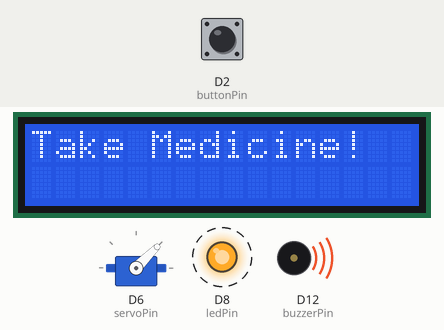
Simulated run of this sketch. Board: Arduino Uno R4 WiFi. On the bench: servo, 16×2 character LCD, output pins drawn as LEDs (lit = HIGH), buzzer (waves = sounding). Dashed ring = blinking. Inputs (shaded band) come from the test bench; at power-on: D2 (buttonPin) HIGH. The local clock reads 2024-03-15 10:24:30 at power-on unless the sketch sets it.

Above: at 12.9 s.
13.0 s: D2 (buttonPin) pulled LOW for 0.8 s
At 13.5 s:
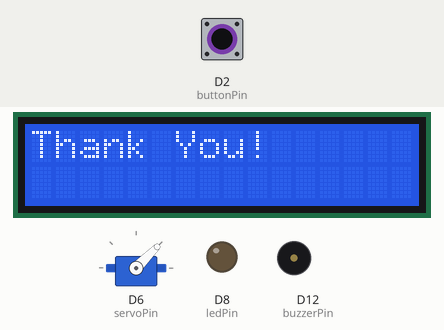
22.4 s: D2 (buttonPin) pulled LOW for 0.8 s
At 25.4 s:
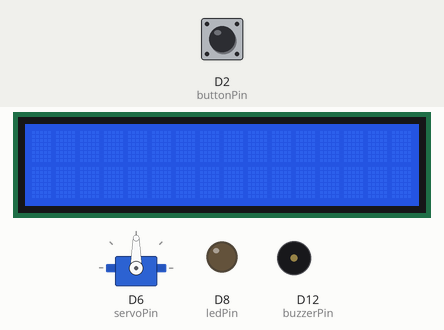
31.9 s: D2 (buttonPin) pulled LOW for 3.2 s
At 36.8 s:
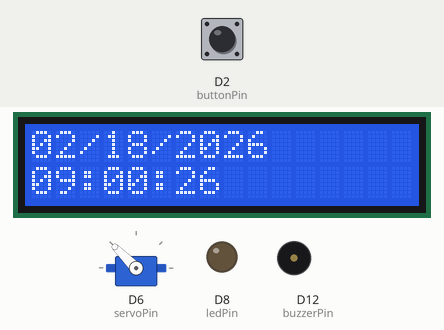
41.9 s: D2 (buttonPin) pulled LOW for 0.8 s
At 43.0 s:
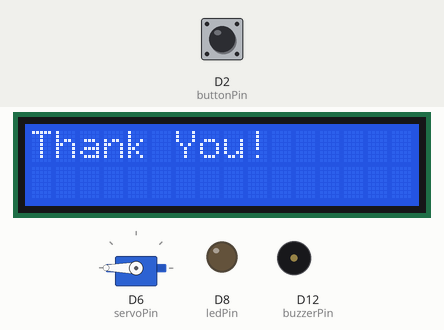
47.5 s: D2 (buttonPin) driven LOW
At 59.7 s:
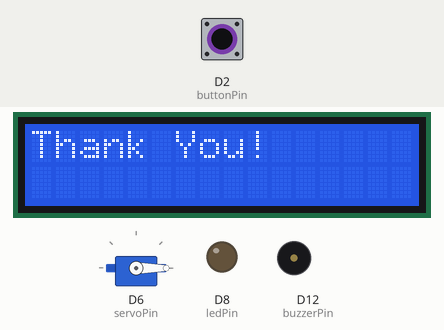
Timing chart, 0 to 61.2 s (numbered marks = the images above; inputs shaded):
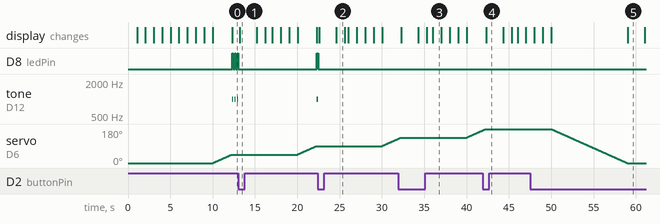

Measured:
- after the input at 13.0 s, servo on D6 (servoPin): moves from 45° to 90° over 2.2 s, starting after 7.0 s; the display: changes after 0.21 s (image 1)
- after the input at 22.4 s, D8 (ledPin): goes on until 22.4 s, then stays LOW; tone on D12 (buzzerPin): goes on until 22.4 s, then stays silent; servo on D6 (servoPin): moves from 90° to 128° over 1.9 s, starting after 7.6 s; the display: first changes after 0.21 s (image 2 shows a later state)
- after the input at 31.9 s, D8 (ledPin): stops changing and stays LOW; tone on D12 (buzzerPin): stops changing and stays silent; the display: first changes after 0.40 s (image 3 shows a later state)
- after the input at 41.9 s, D8 (ledPin): stops changing and stays LOW; tone on D12 (buzzerPin): stops changing and stays silent; the display: changes after 0.41 s (image 4)
- after the input at 47.5 s, D8 (ledPin): stops changing and stays LOW; tone on D12 (buzzerPin): stops changing and stays silent; the display: first differs from a run without the input after 11.6 s (image 5)
- what the display in image 2 shows lasts 1.0 s, from 24.6 s to 25.6 s

The sketch:

Final.ino
```cpp
#include <Wire.h>
#include <LiquidCrystal_I2C.h>
#include <Servo.h>
#include "RTC.h"

LiquidCrystal_I2C lcd(0x27, 16, 2);
Servo myServo;

const int buttonPin = 2;
const int servoPin = 6;
const int ledPin = 8;
const int buzzerPin = 12;

int angle = 0;
int angleIncrement = 45;
int movementDelay = 50;

void setup() {
  Serial.begin(9600);

  pinMode(buttonPin, INPUT_PULLUP);
  pinMode(ledPin, OUTPUT);
  pinMode(buzzerPin, OUTPUT);

  myServo.attach(servoPin);
  myServo.write(angle);

  lcd.init();
  lcd.backlight();
  lcd.setCursor(0, 0);
  lcd.print("System Starting");

  RTC.begin();
  RTCTime startTime(18, Month::FEBRUARY, 2026, 8, 59, 50, DayOfWeek::WEDNESDAY, SaveLight::SAVING_TIME_INACTIVE); //Note the time displayed here was date of publishing/presenting said project.
  RTC.setTime(startTime);

  delay(1000);
  lcd.clear();
}

void loop() {
  RTCTime currentTime;
  RTC.getTime(currentTime);

  updateLCD(currentTime);

  if (currentTime.getSeconds() % 10 == 0) {
    dispensePill();
    delay(1000);
  }
}

void dispensePill() {
  int targetAngle = angle + angleIncrement;

  if (targetAngle <= 180) {
    while (angle < targetAngle) {
      angle++;
      myServo.write(angle);
      delay(movementDelay);
    }
  } else {
    while (angle > 0) {
      angle--;
      myServo.write(angle);
      delay(movementDelay);
    }
    angle = 0;
  }

  triggerAlarm();
}

void triggerAlarm() {
  lcd.clear();
  lcd.setCursor(0, 0);
  lcd.print("Take Medicine!");

  while (digitalRead(buttonPin) == HIGH) {
    digitalWrite(ledPin, HIGH);
    tone(buzzerPin, 1000);
    delay(150);

    digitalWrite(ledPin, LOW);
    noTone(buzzerPin);
    delay(150);
  }

  lcd.clear();
  lcd.print("Thank You!");
  delay(2000);
  lcd.clear();
}

void updateLCD(RTCTime t) {
  lcd.setCursor(0, 0);
  if((int)t.getMonth() + 1 < 10) lcd.print("0");
  lcd.print((int)t.getMonth() + 1);
  lcd.print("/");
  if(t.getDayOfMonth() < 10) lcd.print("0");
  lcd.print(t.getDayOfMonth());
  lcd.print("/");
  lcd.print(t.getYear());

  lcd.setCursor(0, 1);
  if(t.getHour() < 10) lcd.print("0");
  lcd.print(t.getHour());
  lcd.print(":");
  if(t.getMinutes() < 10) lcd.print("0");
  lcd.print(t.getMinutes());
  lcd.print(":");
  if(t.getSeconds() < 10) lcd.print("0");
  lcd.print(t.getSeconds());
}
```
